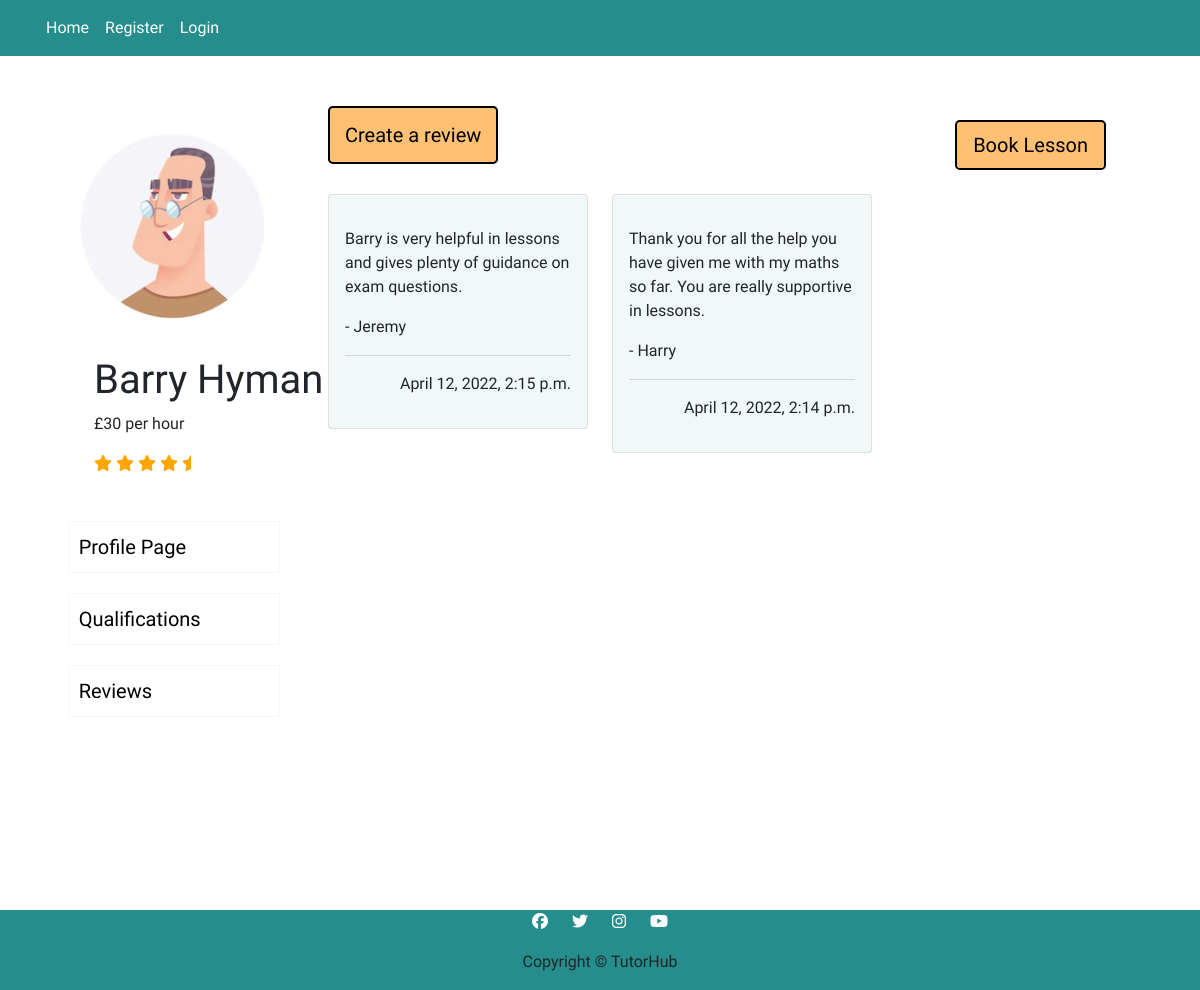
The app's page /tutors/tutor_one/reviews/, older data.
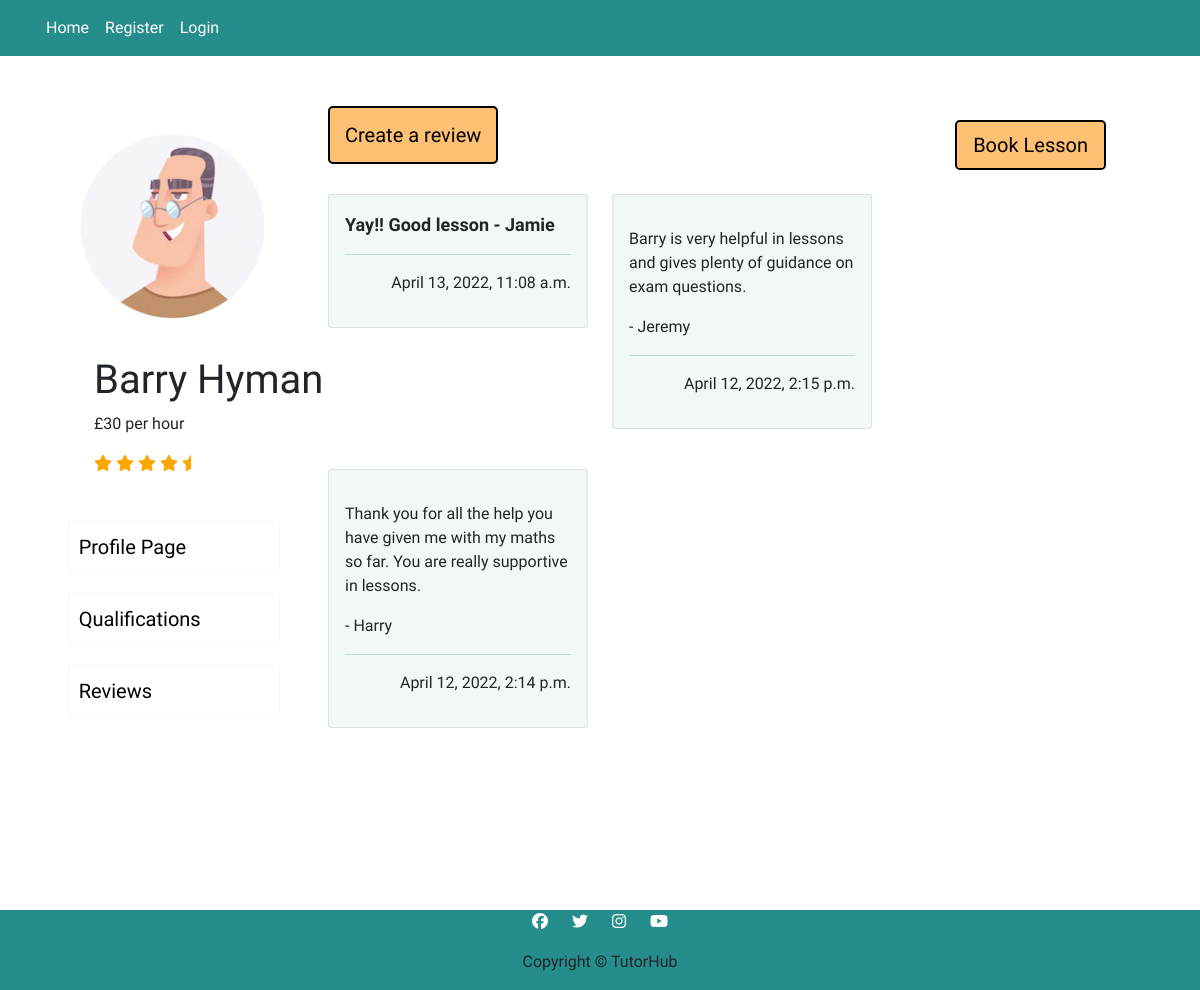
The same page, newer data.
### tutorprofile/models.py (models this page shows)
class Review(models.Model):
    tutor = models.CharField(max_length=50)
    student = models.ForeignKey(User, on_delete=models.CASCADE, related_name="review")
    review = models.CharField(max_length=150)
    created_on = models.DateTimeField(auto_now_add=True)
    class Meta:
        ordering = ['-created_on']

### tutorprofile/views.py (the view)
# urls.py: path('tutor_one/reviews/', views.ReviewListTutorOne.as_view(), name='tutor_one_reviews'),
class ReviewListTutorOne(generic.ListView):
    model = Review
    queryset = Review.objects.filter(Q(tutor='Barry Hyman')).order_by('-created_on')
    template_name = 'tutorprofile/tutor_one_reviews.html'
    paginate_by = 6

### tutorprofile/templates/tutorprofile/tutor_one_reviews.html (shortened to what this page needs)
{% extends "base.html" %}
{% load crispy_forms_tags %}
{% load static %}
{% block content %}
<div class="container-fluid center-block">
    <div class="row profile">
        <div class="col-3">
            <div class="row">
                <div class="col-12 user-image">
                    <img src="../../../static/images/tutorone.png" alt="cartoon image of a tutor">
                </div>
            </div>
            <div class="row">
                <div class="col-12 user-info">
                    <h1>Barry Hyman</h1>
                    <p>£30 per hour</p>
                    <i class="fa-solid fa-star"></i>
                    <i class="fa-solid fa-star"></i>
                    <i class="fa-solid fa-star"></i>
                    <i class="fa-solid fa-star"></i>
                    <i class="fa-solid fa-star-half"></i>
                </div>
            </div>
            <div class="row center-block">
                <div class="col-10 page-buttons-container" >
                    <a href="{% url 'tutor_one_profile' %}" class="page-buttons">Profile Page</a>
                    <a href="{% url 'tutor_one_qualifications' %}" class="page-buttons">Qualifications</a>
                    <a href="{% url 'tutor_one_reviews' %}" class="page-buttons">Reviews</a>
                </div>
            </div>
        </div>
        <div class="col-6" id="reviews-page">
            <a href="{% url 'tutor_one_create_review' %}" class="button-style">Create a review</a>
            <br />
            <br />
            <div class="row">
                {% for review in review_list %}
                    <div class="col-6 card_space">
                        <div class="card">
                            <div class="card-body color-card">
                                <p class="review_comment">{{ review.review|safe }} - {{ review.student }} </p>
                                <hr />
                                <p class="right">{{ review.created_on}}</p>
                            </div>
                        </div>
                    </div>
                {% endfor %}
            </div>
        </div>
        <div class="col-3" id="bookings-button">
            <div class="row booking-button">
                <a href="{% url 'tutor_one' %}"><button class="btn btn-signup btn-lg user-btns tutorpage-buttons" id="booking-btn">Book Lesson</button></a>
            </div>
        </div>
    </div>
</div>
{% endblock %}

### templates/base.html (shortened to what this page needs)
{% load static %}
<!DOCTYPE html>
<html>
<head>
    <link rel="stylesheet" href="https://cdnjs.cloudflare.com/ajax/libs/font-awesome/5.15.3/css/all.min.css">
    <link href="https://cdn.jsdelivr.net/npm/bootstrap@5.0.1/dist/css/bootstrap.min.css" rel="stylesheet"
>
    <link rel="stylesheet" href="{% static 'css/style.css' %}">
</head>
<body>
    <nav class="navbar navbar-expand-lg navbar-light navbar">
        <div class="conatiner-fluid">
            <div class="row">
                <ul class="navbar-nav me-auto mb-2 mb-lg-0">
                    <li class="nav-item">
                        <a class="nav-link" href="{% url 'index' %}">Home</a>
                    </li>
                    {% if user.is_authenticated %}
                    <li class="nav-item">
                        <a class="nav-link" href="{% url 'account_logout' %}">Logout</a>
                    </li>
                    <li class="nav-item">
                        <a class="nav-link" href="{% url 'profile' %}">Profile</a>
                    </li>
                    {% else %}
                    <li class="nav-item">
                        <a class="nav-link" href="{% url 'account_signup' %}">Register</a>
                    </li>
                    <li class="nav-item">
                        <a class="nav-link" href="{% url 'account_login' %}">Login</a>
                    </li>
                    {% endif %}
                </ul>
            </div>
        </div>
    </nav>
    <br/>
    <main>
        {% block content %}{% endblock content %}
    </main>
    <footer>
        <div class="container-fluid">
            <div class="row center footer">
                <ul>
                    <li><a href="https://www.facebook.com/" target="_blank" rel="noopener"
                            aria-label="Click here to go to our facebook page"><i class="fab fa-facebook"></i></a></li>
                    <li><a href="https://www.twitter.com/" target="_blank" rel="noopener"
                            aria-label="Click here to go to our twitter page"><i class="fab fa-twitter"></i></a></li>
                    <li><a href="https://www.instagram.com/" target="_blank" rel="noopener"
                            aria-label="Click here to go to our instagram page"><i class="fab fa-instagram"></i></a></li>
                    <li><a href="https://www.youtube.com/" target="_blank" rel="noopener"
                            aria-label="Click here to go to our youtube page"><i class="fab fa-youtube"></i></a></li>
                </ul>
                <p>Copyright © TutorHub</p>
            </div>
        </div>
    </footer>
</body>
</html>

### static/css/style.css (style rules this page uses)
html, body { max-width: 100%; overflow-x: hidden; font-family: 'Hubballi', cursive; }
.center { text-align: center; }
.navbar { background-color: #258d8c; padding-left: 50px; }
.navbar-light .navbar-nav .nav-link { color: white; }
.center-block { display: flex; justify-content: center; }
.user-btns { width: 100%; text-align: left; }
hr { color: #258d8c; }
.profile { width: 100%; margin-top: 20px; padding: 20px; height: 810px; }
.user-info { margin-top: 25px; margin-left: 50px; margin-bottom: 25px; }
.user-info i { color: orange; }
.user-image { display: flex; justify-content: center; font-size: 150px; }
.card_space { margin-bottom: 20px; margin-top: 20px; }
.review_comment { font-size: 18px; font-weight: bold; }
.right { text-align: right; float: right; }
.button-style { border: solid 2px black; width: 300px; border-radius: 5px; padding: 15px; margin-top: 40px; background-color: #fec173; color: black; font-size: 20px; text-align: center; text-decoration: none; }
.color-card { background-color: #258d8c0f; }
.page-buttons-container a { display: block; text-decoration: none; border: solid 1px #258d8c0f; width: 100%; margin: 20px 0; padding: 10px; color: black; font-size: 20px; }
.booking-button { float: right; padding-right: 50px; }
.tutorpage-buttons { border: solid 2px black; width: 100%; margin: auto; background-color: #fec173; color: black; font-size: 20px; }
.footer { background-color: #258d8c; }
.footer li { display: inline; padding: 10px; }
.footer li i { color: white; }

Row changes from the older to the newer data that the page shows:
added Review: review "Yay!! Good lesson", student "Jamie", created_on "April 13, 2022, 11:08 a.m."
